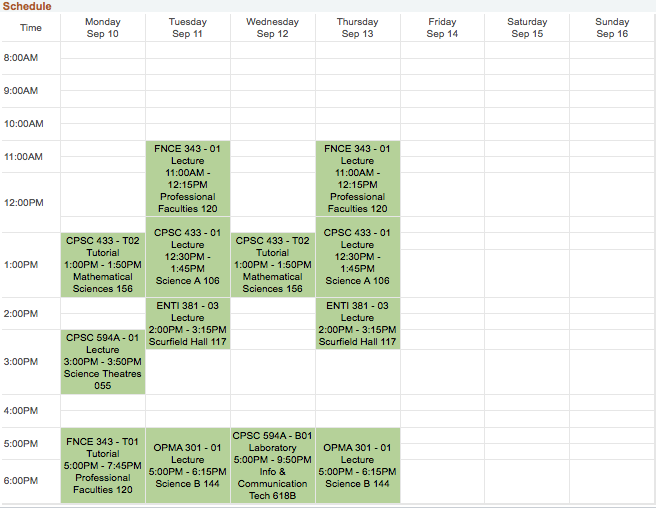
#> input picture CMScheduleExt/test_schedule.PNG, 656 x 508 px
$ python dev_spike_work.py ../CMScheduleExt/test_schedule.PNG 1.0
#> lines starting #> are read from the running program, lines starting #| are printed output that depends on the picture; after the words box and inside, x2 and y2 are one past the last pixel; in counts of white or black regions, pixels touching at a corner belong together
import cv2
import sys
import os.path
import numpy as np

def preprocess_img(img_path):

#> called with img_path = '../CMScheduleExt/test_schedule.PNG'
    img = cv2.imread(img_path)
#> img is the input picture: shape (508, 656, 3); mean B, G, R 225.3, 236.6, 230.9

    # Rescale the image
    img = cv2.resize(img, None, fx=3, fy=3, interpolation=cv2.INTER_CUBIC)
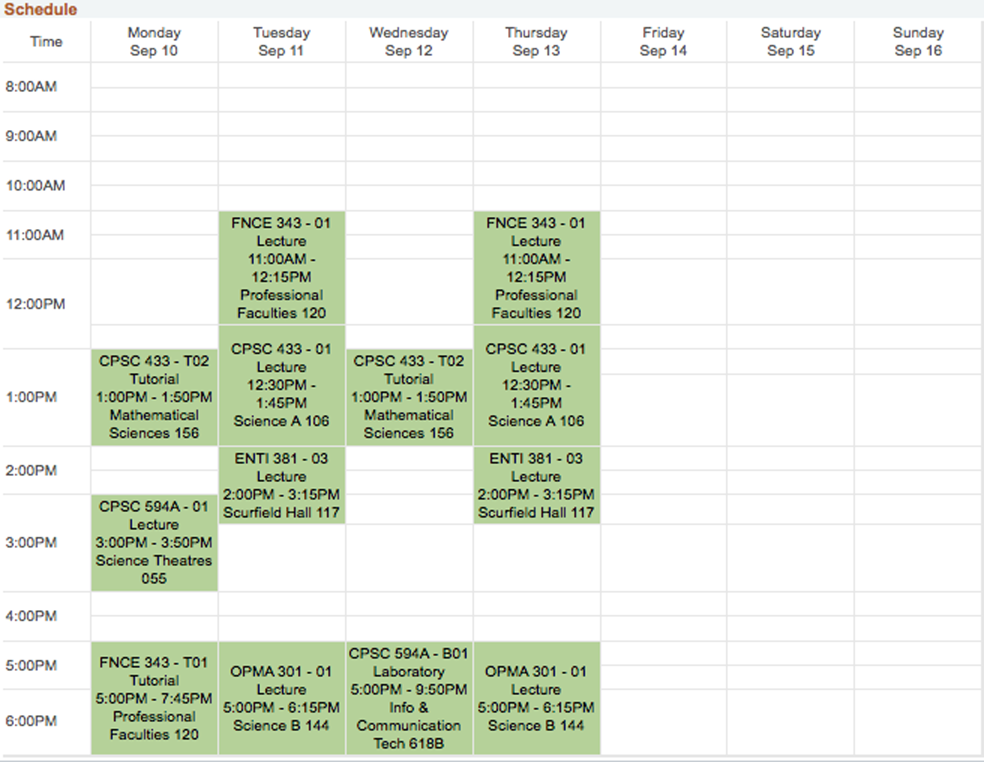
#> img: shape (1524, 1968, 3) (shown at 1/2 size); mean B, G, R 225.1, 236.5, 230.7

    return img

def apply_threshold(img, type):
    threshold = {
        1: binary_thresh(img),
        2: adaptive_thresh(img),
        3: highlight_lines(img)
    }
    return threshold.get(type, "Invalid threshold")

def binary_thresh(img):

    # Convert to gray
    img = cv2.cvtColor(img, cv2.COLOR_BGR2GRAY)
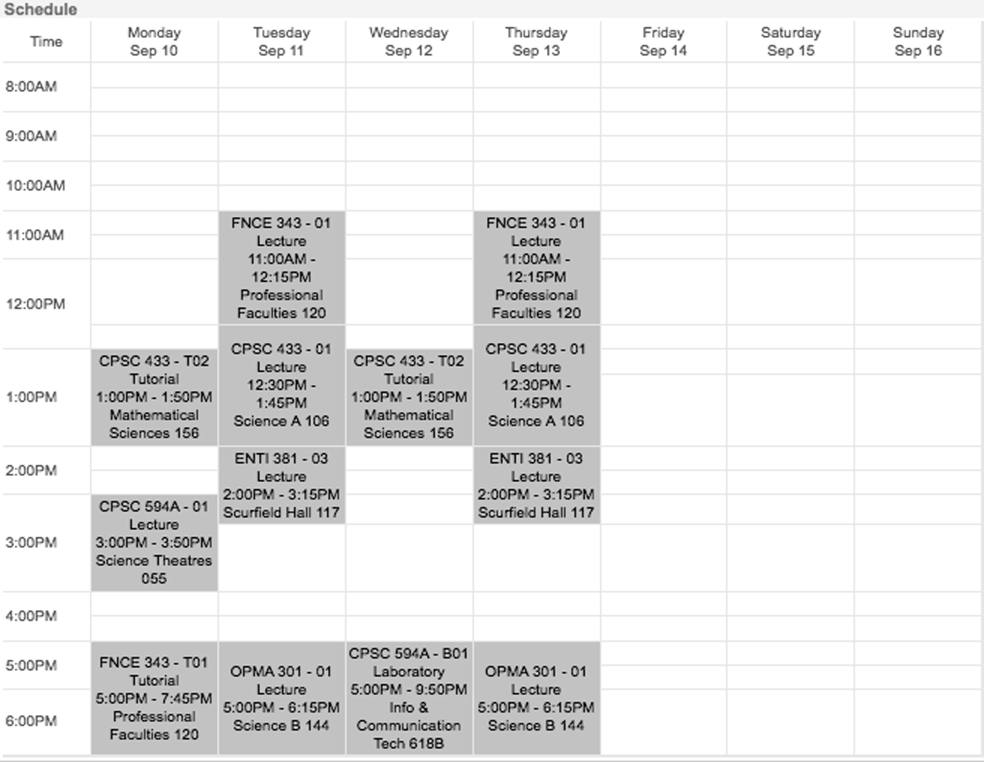
#> img: shape (1524, 1968) (shown at 1/2 size); min 0, max 255, mean 233.4

    # Apply dilation and erosion to remove some noise
    kernel = np.ones((1, 1), np.uint8)
    img = cv2.dilate(img, kernel, iterations=1)
    img = cv2.erode(img, kernel, iterations=1)

    return cv2.threshold(img, 130, 255, cv2.THRESH_BINARY)[1]
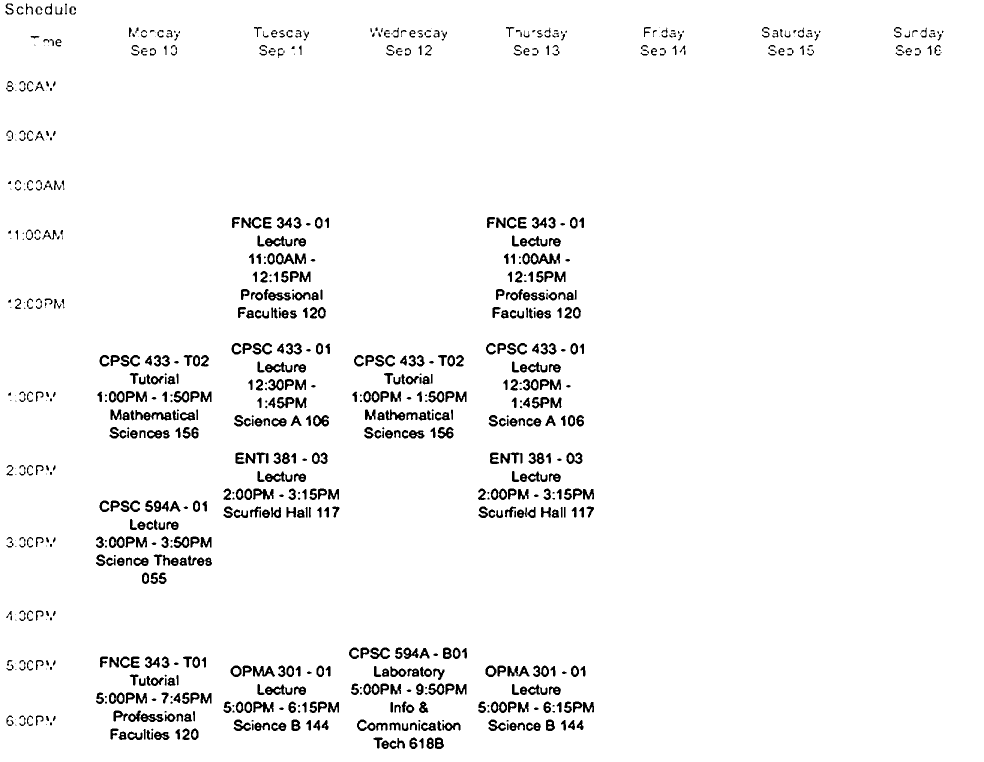
#> returned value: shape (1524, 1968) (shown at 1/2 size); 96.2% white; 861 black regions (139 under 20 px), largest, box (x1, y1, x2, y2) and area: (1061, 506, 1120, 529) 690, (530, 472, 585, 493) 552, (530, 724, 585, 745) 552

def adaptive_thresh(img):

    # Convert to gray
    img = cv2.cvtColor(img, cv2.COLOR_BGR2GRAY)

    # Apply dilation and erosion to remove some noise
    kernel = np.ones((1, 1), np.uint8)
    img = cv2.dilate(img, kernel, iterations=1)
    img = cv2.erode(img, kernel, iterations=1)

    return cv2.adaptiveThreshold(img, 255, cv2.ADAPTIVE_THRESH_GAUSSIAN_C, cv2.THRESH_BINARY, 41, 3)
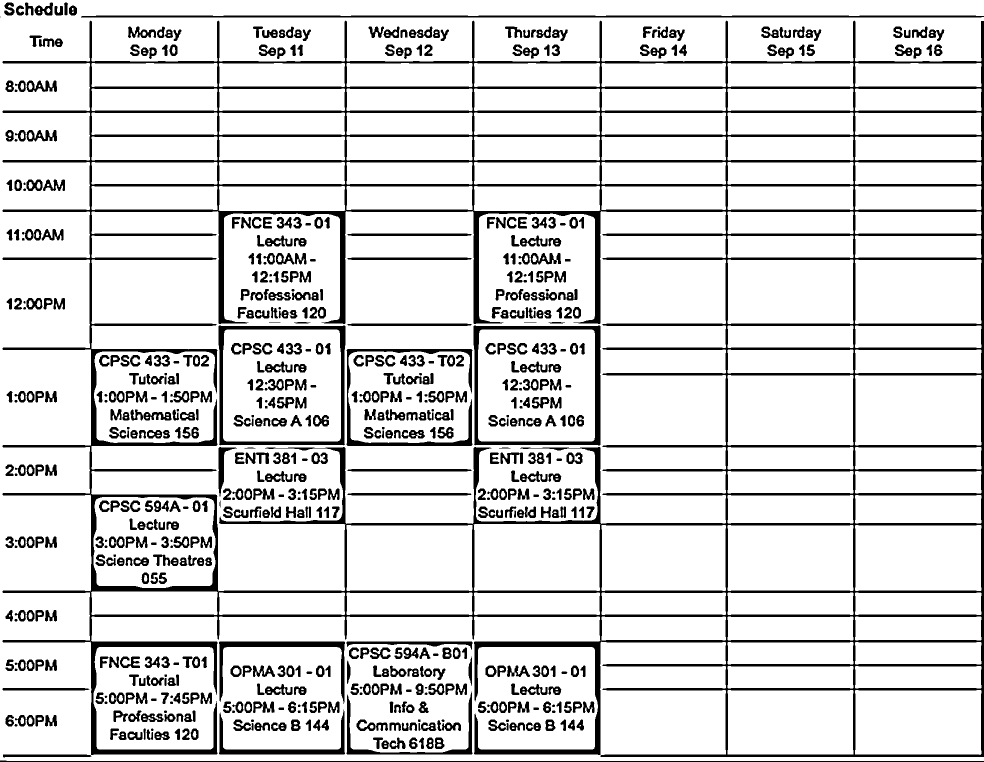
#> returned value: shape (1524, 1968) (shown at 1/2 size); 85.8% white; 734 black regions (8 under 20 px), largest, box (x1, y1, x2, y2) and area: (5, 41, 1968, 1514) 223454, (947, 651, 1201, 891) 7782, (162, 31, 1968, 35) 7045


def highlight_lines(img):

    # Convert to HSV to have only one channel
    hsv_img = cv2.cvtColor(img, cv2.COLOR_BGR2HSV)
#> hsv_img: shape (1524, 1968, 3); mean H, S, V 15.5, 19.3, 237.5

    # # Column lines should be (0,0,230). I gave it a bit more room with room for expansion (you'll get more noise though)
    lower_bound = (0, 0, 229)
    upper_bound = (0, 0, 231)

    mask = cv2.inRange(hsv_img, lower_bound, upper_bound)
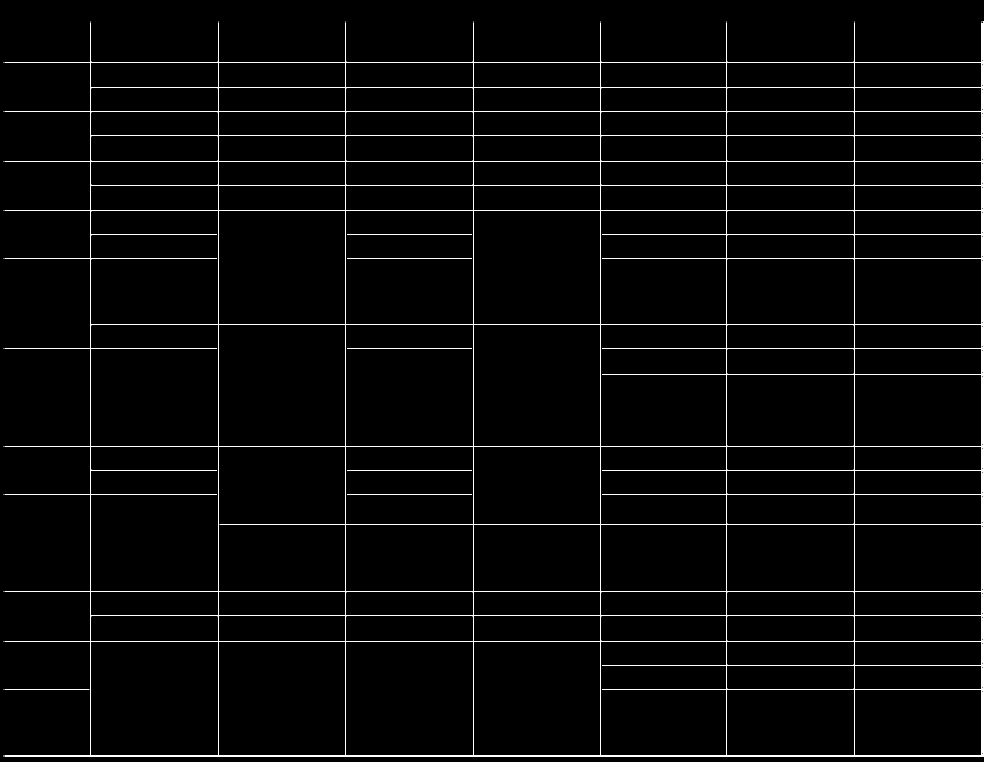
#> mask: shape (1524, 1968) (shown at 1/2 size); 1.8% white in thin lines or dots
    return cv2.bitwise_and(img, img, mask=mask)
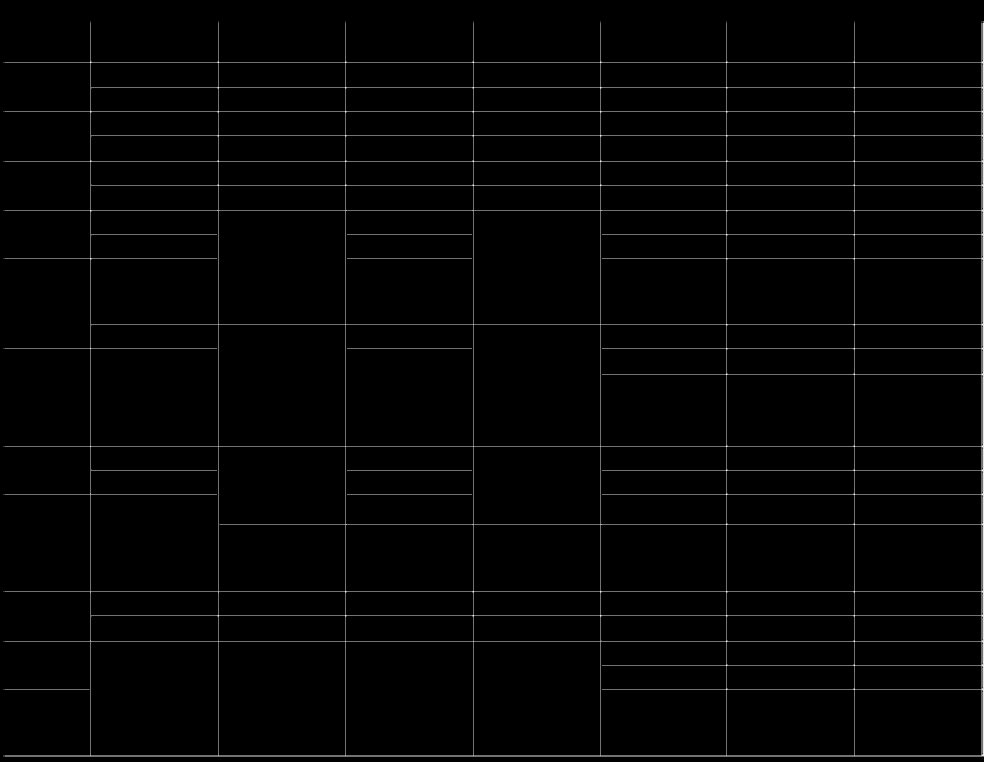
#> returned value: shape (1524, 1968, 3) (shown at 1/2 size); min 0, max 231, mean 4.1

def find_edge_coords(img):
#> (the run stopped early here; a loop or call above may not have finished)
